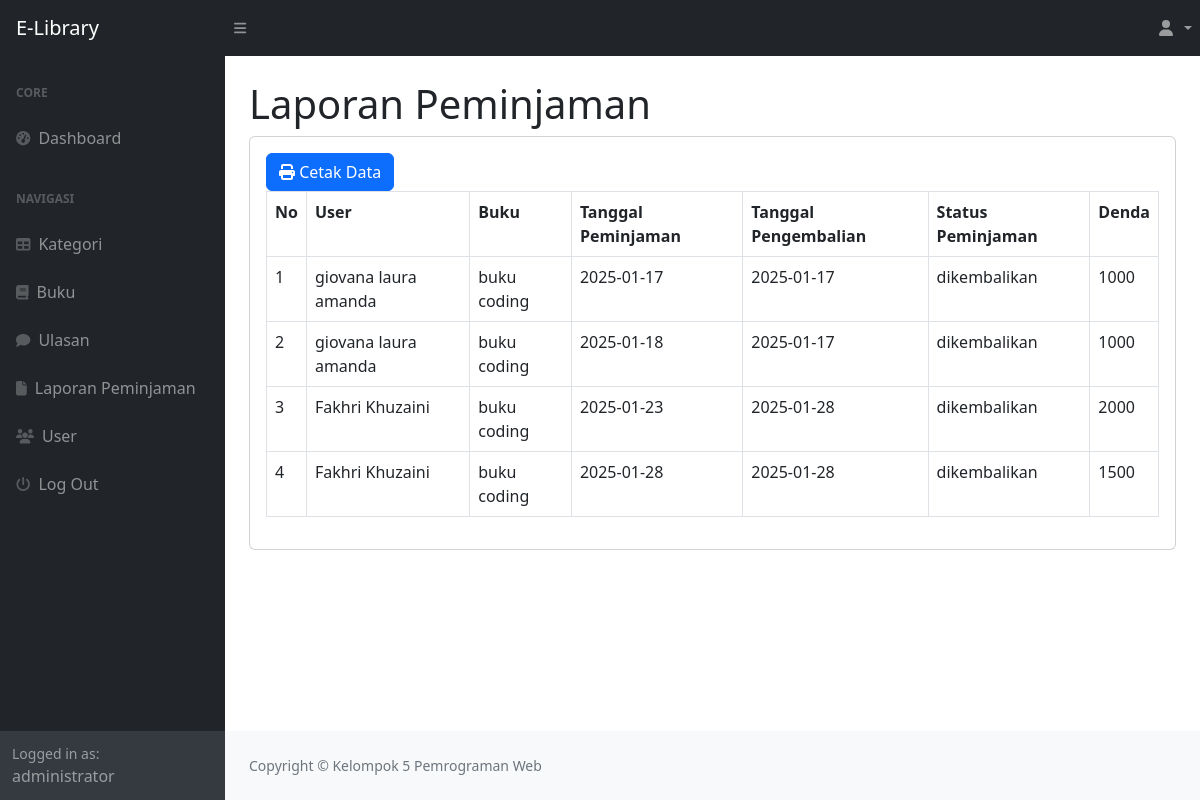
Page /main.php?page=laporan (signed in) on the committed database.
### tables this page shows
CREATE TABLE `peminjaman` (
  `id_peminjaman` int(11) NOT NULL,
  `id_user` int(11) DEFAULT NULL,
  `id_buku` int(11) DEFAULT NULL,
  `tanggal_peminjaman` varchar(255) DEFAULT NULL,
  `tanggal_pengembalian` varchar(255) DEFAULT NULL,
  `tanggal_batas` date DEFAULT NULL,
  `status_peminjaman` enum('dipinjam','dikembalikan') DEFAULT NULL,
  `denda` int(11) DEFAULT NULL
);

CREATE TABLE `user` (
  `id_user` int(11) NOT NULL,
  `nama` varchar(255) DEFAULT NULL,
  `username` varchar(255) DEFAULT NULL,
  `password` varchar(255) DEFAULT NULL,
  `email` varchar(255) DEFAULT NULL,
  `no_telepon` varchar(255) DEFAULT NULL,
  `level` enum('admin','petugas','peminjam') DEFAULT NULL
);

CREATE TABLE `buku` (
  `id_buku` int(11) NOT NULL,
  `id_kategori` int(11) DEFAULT NULL,
  `judul` varchar(255) DEFAULT NULL,
  `penulis` varchar(255) DEFAULT NULL,
  `penerbit` varchar(255) DEFAULT NULL,
  `tahun_terbit` varchar(255) DEFAULT NULL,
  `deskripsi` text DEFAULT NULL
);

### laporan.php (the view, shortened to what this page needs)
<?php
include "koneksi.php";
?>
<h1 class="mt-4">Laporan Peminjaman</h1>
<div class="card">
    <div class="card-body">
        <div class="row">
            <div class="col-md-12">
                <a href="cetak.php" target="_blank" class="btn btn-primary"><i class="fa fa-print"></i> Cetak Data</a>
                <table class="table table-bordered" id="datatable" width="100%" cellspacing="0">
                    <tr>
                        <th>No</th>
                        <th>User</th>
                        <th>Buku</th>
                        <th>Tanggal Peminjaman</th>
                        <th>Tanggal Pengembalian</th>
                        <th>Status Peminjaman</th>
                        <th>Denda</th>
                    </tr>
                    <?php
                    $i = 1;
                    $query = mysqli_query($Koneksi, "SELECT peminjaman.*, user.nama AS user_nama, buku.judul AS judul
                                                      FROM peminjaman
                                                      JOIN user ON peminjaman.id_user = user.id_user
                                                      JOIN buku ON peminjaman.id_buku = buku.id_buku");
                    while ($data = mysqli_fetch_array($query)) {
                        ?>
                        <tr>
                            <td><?php echo $i++; ?></td>
                            <td><?php echo $data['user_nama']; ?></td>
                            <td><?php echo $data['judul']; ?></td>
                            <td><?php echo $data['tanggal_peminjaman']; ?></td>
                            <td><?php echo $data['tanggal_pengembalian']; ?></td>
                            <td><?php echo $data['status_peminjaman']; ?></td>
                            <td><?php echo $data['denda']; ?></td>
                        </tr>
                        <?php
                    }
                    ?>
                </table>
            </div>
        </div>
    </div>
</div>

### rows in the picture
peminjaman: id_user.nama "giovana laura amanda", id_buku.judul "buku coding", tanggal_peminjaman "2025-01-17", tanggal_pengembalian "2025-01-17", status_peminjaman "dikembalikan", denda "1000"
peminjaman: id_user.nama "giovana laura amanda", id_buku.judul "buku coding", tanggal_peminjaman "2025-01-18", tanggal_pengembalian "2025-01-17", status_peminjaman "dikembalikan", denda "1000"
peminjaman: id_user.nama "Fakhri Khuzaini", id_buku.judul "buku coding", tanggal_peminjaman "2025-01-23", tanggal_pengembalian "2025-01-28", status_peminjaman "dikembalikan", denda "2000"
peminjaman: id_user.nama "Fakhri Khuzaini", id_buku.judul "buku coding", tanggal_peminjaman "2025-01-28", tanggal_pengembalian "2025-01-28", status_peminjaman "dikembalikan", denda "1500"

### other values in the picture
$_SESSION['user']['nama'] "administrator"
